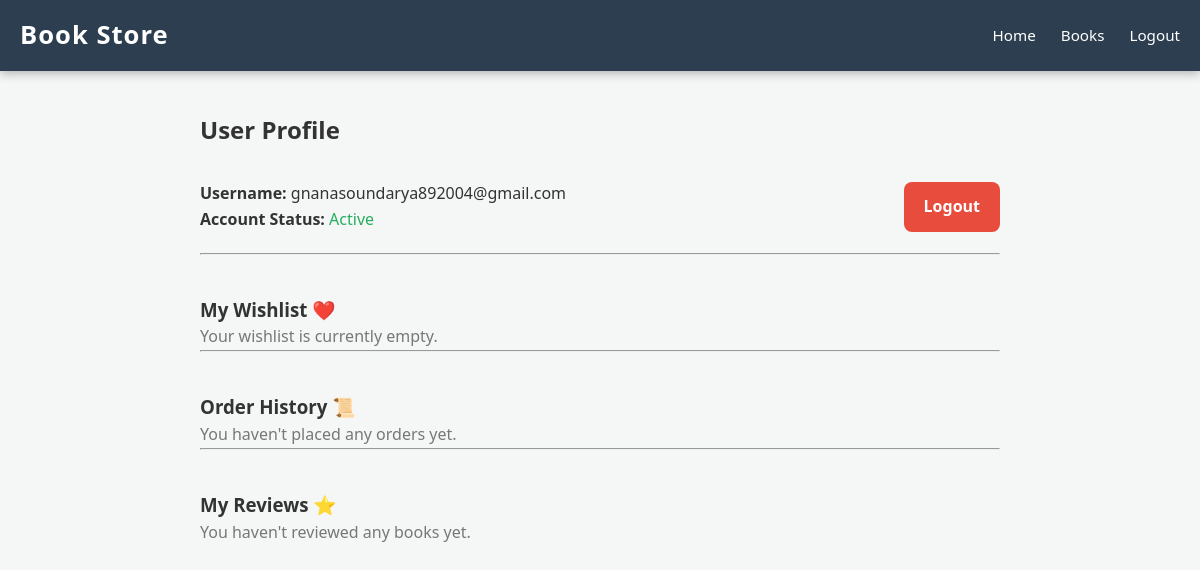
Before: /account (signed in) with the older database file.
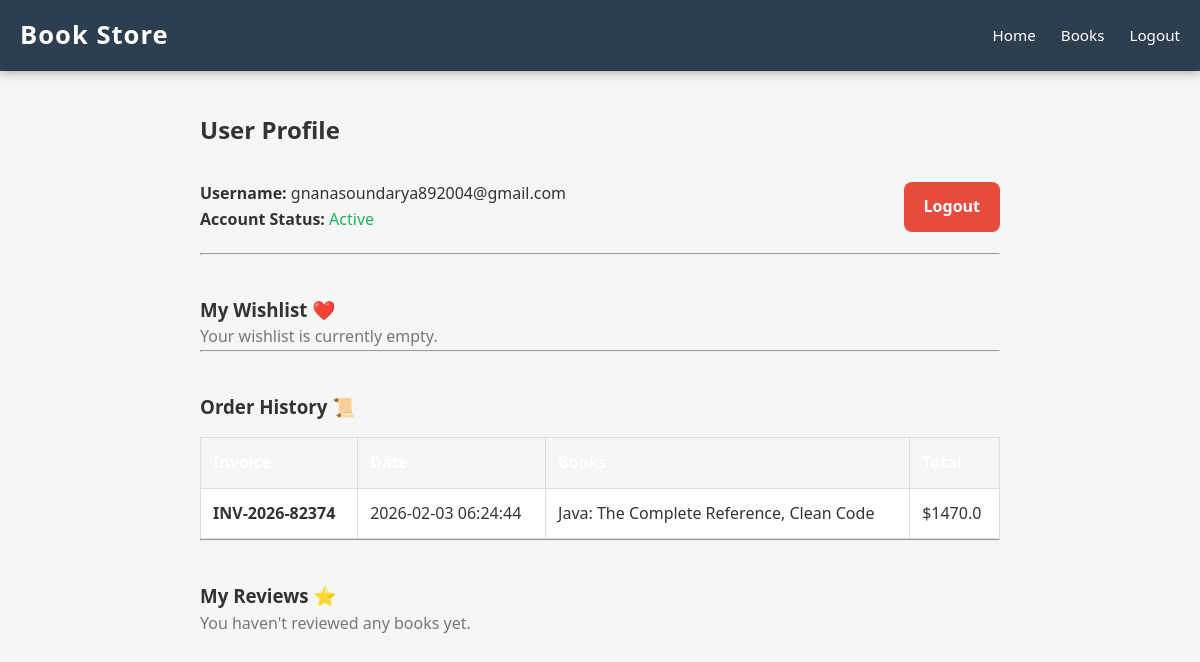
After: the same page with the newer database file.
### tables this page shows
CREATE TABLE orders 
                        (id INTEGER PRIMARY KEY AUTOINCREMENT, 
                         username TEXT, total REAL, items TEXT, 
                         invoice_no TEXT, address TEXT, method TEXT, 
                         date TIMESTAMP DEFAULT CURRENT_TIMESTAMP);

### app.py (the view)
@app.route('/account')
def account():
    if 'user' not in session:
        flash("Please login to view your profile.")
        return redirect(url_for('login'))
    db = get_db()
    orders = db.execute('SELECT * FROM orders WHERE username = ? ORDER BY date DESC', (session['user'],)).fetchall()
    wishlist = db.execute('''SELECT b.* FROM books b
                            JOIN wishlist w ON b.id = w.book_id
                            WHERE w.username = ?''', (session['user'],)).fetchall()
    user_reviews = db.execute('''SELECT r.*, b.title FROM reviews r
                                JOIN books b ON r.book_id = b.id
                                WHERE r.username = ?''', (session['user'],)).fetchall()
    return render_template('account.html', username=session['user'], orders=orders, wishlist=wishlist, reviews=user_reviews)

### app.py (called while the page is built)
def get_db():
    conn = sqlite3.connect('store.db')
    conn.row_factory = sqlite3.Row
    return conn

### templates/account.html (shortened to what this page needs)
 <!DOCTYPE html>
<html lang="en">
<head>
    <link rel="stylesheet" href="{{ url_for('static', filename='style.css') }}">
</head>
<body>
<nav class="navbar">
    <div class="nav-container">
        <div class="logo">Book Store</div>
        <div class="nav-links">
            <a href="/">Home</a>
            <a href="/books">Books</a>
            <a href="/logout">Logout</a>
        </div>
    </div>
</nav>
<div class="container">
    <div class="card-panel" style="max-width: 800px; margin: 40px auto;">
        <h2 style="border-bottom: 2px solid var(--bg-color); padding-bottom: 10px;">User Profile</h2>
        <div style="margin: 20px 0; display: flex; justify-content: space-between; align-items: center;">
            <div>
                <p><strong>Username:</strong> {{ username }}</p>
                <p><strong>Account Status:</strong> <span style="color: var(--success-color);">Active</span></p>
            </div>
            <div style="text-align: right;">
                <a href="/logout" class="btn" style="background-color: #e74c3c;">Logout</a>
            </div>
        </div>
        <hr>
        <div class="profile-section">
            <h3>My Wishlist ❤️</h3>
            {% if wishlist %}
                <div class="wishlist-grid">
                    {% for book in wishlist %}
                    <div class="wishlist-item">
                        <img src="{{ book.img }}" alt="book cover">
                        <h4 style="font-size: 0.9em; margin: 10px 0;">{{ book.title }}</h4>
                        <p style="color: var(--success-color); font-weight: bold;">${{ book.price }}</p>
                        <a href="{{ url_for('add_to_cart', book_id=book.id) }}" class="btn" style="font-size: 0.8em; padding: 5px;">Buy Now</a>
                    </div>
                    {% endfor %}
                </div>
            {% else %}
                <p style="color: #777;">Your wishlist is currently empty.</p>
            {% endif %}
        </div>
        <hr>
        <div class="profile-section">
            <h3>Order History 📜</h3>
            {% if orders %}
                <table class="data-table">
                    <thead>
                        <tr>
                            <th>Invoice</th>
                            <th>Date</th>
                            <th>Books</th>
                            <th>Total</th>
                        </tr>
                    </thead>
                    <tbody>
                        {% for order in orders %}
                        <tr>
                            <td><strong>{{ order.invoice_no }}</strong></td>
                            <td>{{ order.date }}</td>
                            <td>{{ order.items }}</td>
                            <td>${{ order.total }}</td>
                        </tr>
                        {% endfor %}
                    </tbody>
                </table>
            {% else %}
                <p style="color: #777;">You haven't placed any orders yet.</p>
            {% endif %}
        </div>
        <hr>
        <div class="profile-section">
            <h3>My Reviews ⭐</h3>
            {% if reviews %}
                {% for rev in reviews %}
                <div style="background: #f9f9f9; padding: 10px; margin-bottom: 10px; border-left: 4px solid var(--bg-color);">
                    <p><strong>Book:</strong> {{ rev.title }}</p>
                    <p><span class="badge badge-rating">{{ rev.rating }} / 5 Stars</span></p>
                    <p><em>"{{ rev.comment }}"</em></p>
                </div>
                {% endfor %}
            {% else %}
                <p style="color: #777;">You haven't reviewed any books yet.</p>
            {% endif %}
        </div>
    </div>
</div>
</body>
</html>

### static/style.css (style rules this page uses)
:root { --primary-color: #2c3e50; --accent-color: #e67e22; --success-color: #27ae60; --bg-color: #f4f7f6; --white: #ffffff; --text-dark: #333333; --text-muted: #7f8c8d; --shadow: 0 4px 12px rgba(0, 0, 0, 0.1); }
* { box-sizing: border-box; margin: 0; padding: 0; }
body { font-family: 'Segoe UI', Roboto, Helvetica, Arial, sans-serif; background-color: var(--bg-color); color: var(--text-dark); line-height: 1.6; }
.navbar { background-color: var(--primary-color); padding: 15px 0; color: var(--white); position: sticky; top: 0; z-index: 1000; box-shadow: 0 2px 10px rgba(0,0,0,0.3); }
.nav-container { max-width: 1200px; margin: 0 auto; padding: 0 20px; display: flex; justify-content: space-between; align-items: center; }
.logo { font-size: 1.6rem; font-weight: bold; letter-spacing: 1px; color: var(--white); text-decoration: none; }
.nav-links { display: flex; gap: 25px; align-items: center; }
.nav-links a { color: var(--white); text-decoration: none; font-size: 0.95rem; font-weight: 500; transition: color 0.3s; }
.btn { display: inline-block; background-color: var(--accent-color); color: var(--white); padding: 12px 20px; border: none; border-radius: 8px; text-decoration: none; font-weight: bold; cursor: pointer; transition: 0.3s; text-align: center; }

### templates/account.html (style rules this page uses)
.profile-section { margin-top: 40px; }
.data-table { width: 100%; border-collapse: collapse; margin-top: 15px; background: white; }
.data-table th, .data-table td { padding: 12px; border: 1px solid #ddd; text-align: left; }
.data-table th { background-color: var(--bg-color); color: white; }

Changed rows visible on the page:
added orders: username "gnanasoundarya892004@gmail.com", invoice_no "INV-2026-82374", date "2026-02-03 06:24:44", items "Java: The Complete Reference, Clean Code", total "1470.0"
Other visible differences:
{{ username }}: "gnanasoundarya892004@gmail.com" → (not shown)
text no longer shown: "You haven't placed any orders yet."
